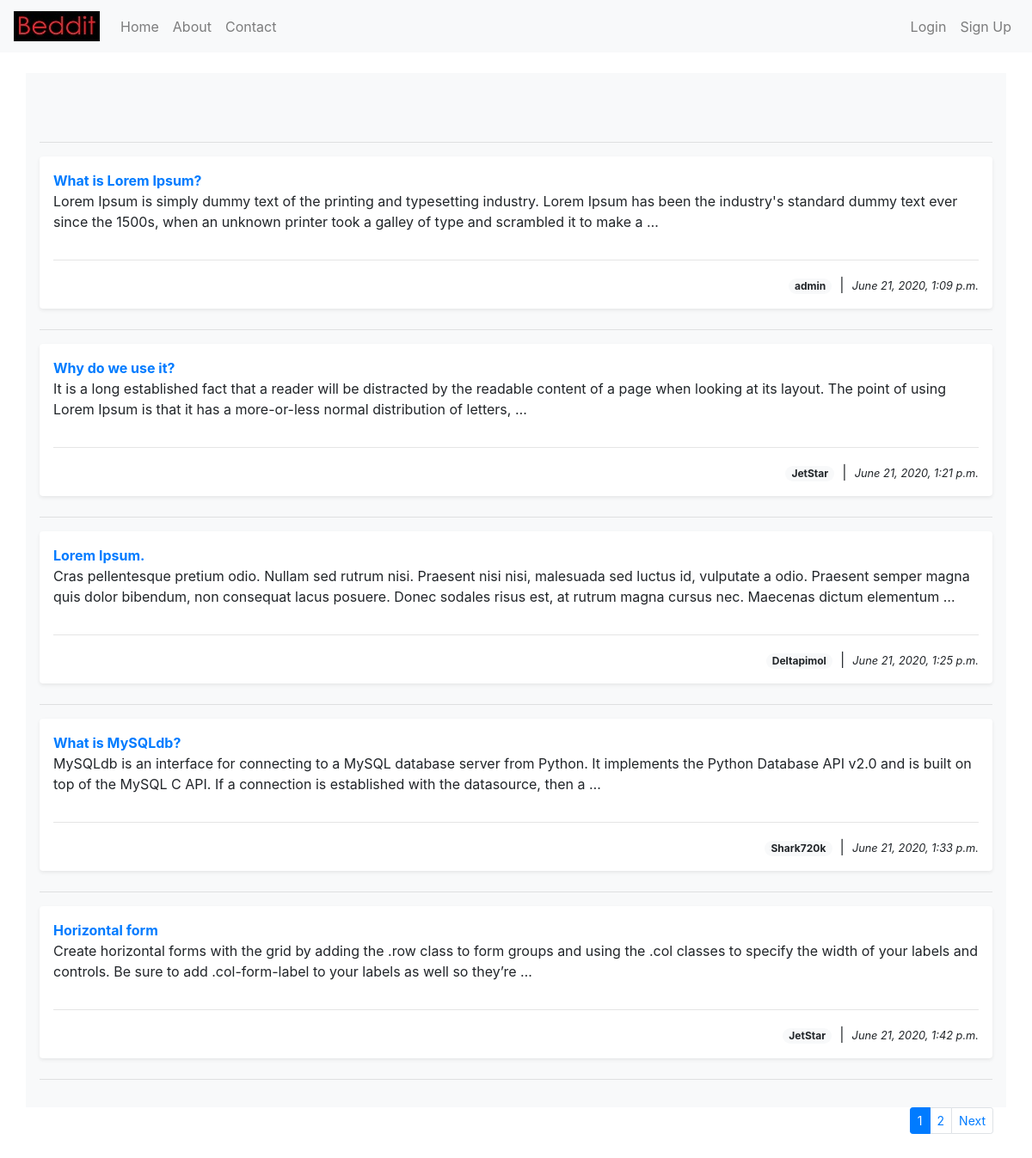
/posts/, run on the app's committed database.
### posts_app/models.py (models this page shows, shortened)
class Post(models.Model):
    author = models.ForeignKey(settings.AUTH_USER_MODEL, on_delete = models.CASCADE)
    title = models.CharField(blank=False, null=False, max_length=500)
    text = models.TextField()
    post_datetime = models.DateTimeField(null=True)

### posts_app/views.py (the view)
# urls.py: path('',displayPosts,name='displayposts'),
def displayPosts(request):
    posts_list = Post.objects.all()
    paginator = Paginator(posts_list,5)
    try:
        page = int(request.GET.get('page',1))
    except:
        page = 1
    try:
        posts = paginator.page(page)
    except(EmptyPage, InvalidPage):
        posts = paginator.page(paginator.num_pages)
    return render(request,'Posts/posts.html',{ 'posts': posts, })

### posts_app/templates/Posts/posts.html (shortened to what this page needs)
<html>
    {% extends 'index.html' %}
    {% block content %}
    <body>
        <br>
        <div class="container p-3 bg-light">
            {% if user.is_authenticated %}
            <div class="card p-0 mb-0">
                <div class="card-body p-2 mb-2">
            <div class="input-group-prepend">
                <div class="input-group-text">
                    @{{ user.username }}
                </div> &nbsp;
                <a href="{% url 'createpost' %}" class="text-decoration-none">
                    <input class="form-control" type="text" style="width:500px;" placeholder="Create Post">
                </a>
            </div>
                </div>
            </div>
            {% else %}
            <br>
            <br>
            {% endif %}
        <hr>
        {% for post in posts.object_list %}
            <div class="shadow-sm p-3 mb-4 bg-white rounded">
                <b><a href={% url "postdetails" pk=post.pk %} class="text-decoration-none">{{ post.title }}</a></b>
                    <div class="overflow-hidden">
                        <span class="d-inline-block" style="max-width: 1500px;">
                            <p>{{ post.text|truncatewords:40 }}</p>
                        </span>
                    </div>
                    <hr>
                    <p class="text-right mb-0 p-0">
                        <span class="badge badge-pill badge-light">{{ post.author }}</span>
                        &nbsp;|&nbsp;
                        <small><i>{{ post.post_datetime }}</i></small>
                    </p>
            </div>
            <hr>
        {% endfor %}
        </div>
        <div class="container">
            <ul class="pagination pagination-sm justify-content-end">
                {% for pg in posts.paginator.page_range %}
                    {% if posts.number == pg %}
                        <li class="page-item active"><a class="page-link" href="?page={{ pg }}">{{ pg }}</a></li>
                    {% else %}
                        <li class="page-item"><a class="page-link" href="?page={{ pg }}">{{ pg }}</a></li>
                    {% endif %}
                {% endfor %}
                {% if posts.has_next %}
                        <li class="page-item"><a class="page-link" href="?page={{ posts.next_page_number }}">Next</a></li>
                {% endif %}
              </ul>
        </div>
    </body>
    {% endblock %}

### data on the page
Post: title "What is Lorem Ipsum?", text "Lorem Ipsum is simply dummy text of the printing and typesetting industry. Lorem Ipsum has been the industry's standard dummy text ever since the 1500s, when an unknown printer took a galley of type and scrambled it to make a …", author "admin", post_datetime "June 21, 2020, 1:09 p.m."
Post: title "Why do we use it?", text "It is a long established fact that a reader will be distracted by the readable content of a page when looking at its layout. The point of using Lorem Ipsum is that it has a more-or-less normal distribution of letters, …", author "JetStar", post_datetime "June 21, 2020, 1:21 p.m."
Post: title "Lorem Ipsum.", text "Cras pellentesque pretium odio. Nullam sed rutrum nisi. Praesent nisi nisi, malesuada sed luctus id, vulputate a odio. Praesent semper magna quis dolor bibendum, non consequat lacus posuere. Donec sodales risus est, at rutrum magna cursus nec. Maecenas dictum elementum …", author "Deltapimol", post_datetime "June 21, 2020, 1:25 p.m."
Post: title "What is MySQLdb?", text "MySQLdb is an interface for connecting to a MySQL database server from Python. It implements the Python Database API v2.0 and is built on top of the MySQL C API. If a connection is established with the datasource, then a …", author "Shark720k", post_datetime "June 21, 2020, 1:33 p.m."
Post: title "Horizontal form", text "Create horizontal forms with the grid by adding the .row class to form groups and using the .col classes to specify the width of your labels and controls. Be sure to add .col-form-label to your labels as well so they’re …", author "JetStar", post_datetime "June 21, 2020, 1:42 p.m."

### other printed values
{{ pg }} "1"
{{ pg }} "2"
